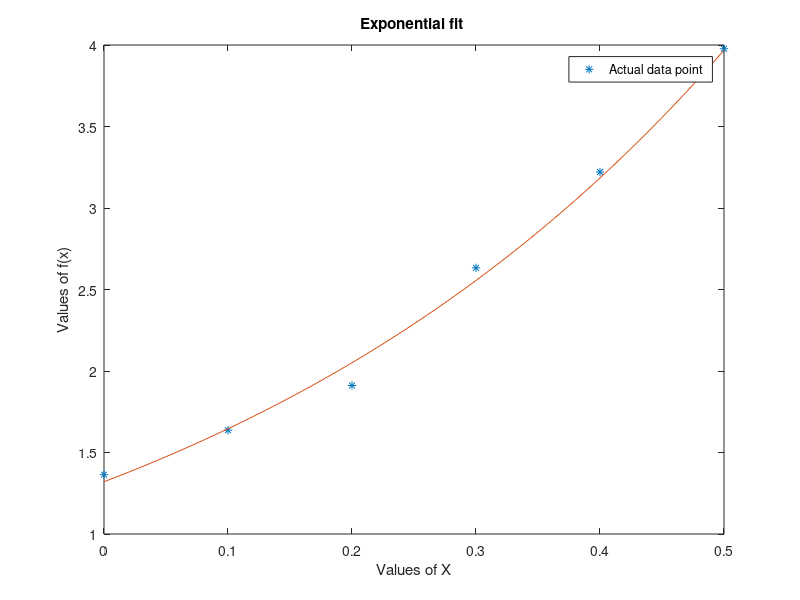

The MATLAB script that drew this image:
%Data Set
clear all;
format long;

x  = [0.0, 0.1, 0.2, 0.3, 0.4, 0.5];
y = [1.364, 1.637, 1.911, 2.633, 3.221, 3.977]; 
xnew = 0:0.01:0.5;


%plot(x, y, '*');

x2 = x.*x;

%Matrix 
M = [sum(x2) sum(x) ; sum(x) length(x)];

ylog = log(y);
xy = x .* ylog;

V = [sum(xy); sum(ylog)];

coeff = M\V;
A = coeff(1)
B = coeff(2)

C = exp(B)
yfit = C * exp(A *xnew);

%Actually plotting the graph
plot(x, y, '*', xnew, yfit);
title("Exponential fit ");
xlabel("Values of X");
ylabel("Values of f(x)");

legend("Actual data point ");


